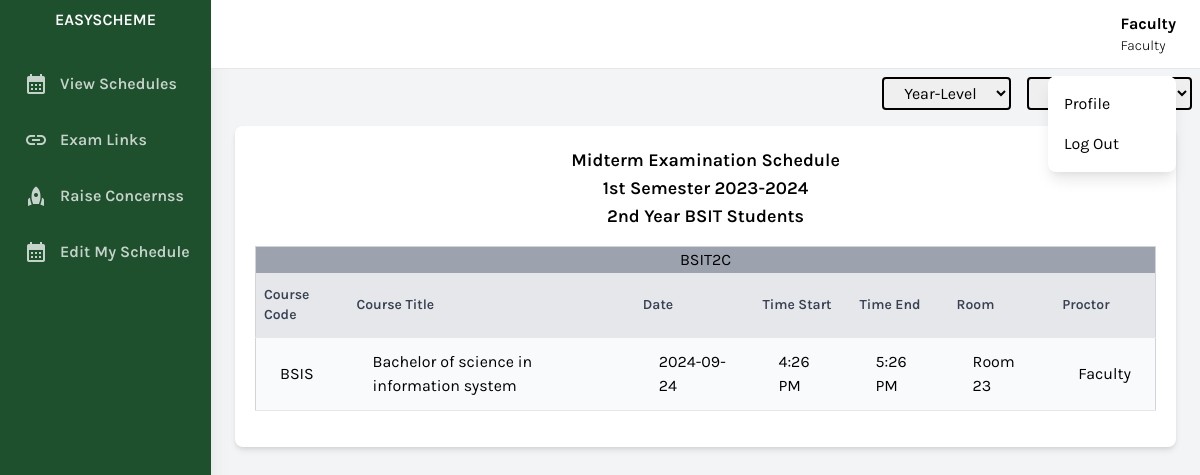
Page /faculty/view-schedule.php (signed in) on the committed database.
### tables this page shows
CREATE TABLE `user` (
  `id` bigint(20) NOT NULL,
  `name` varchar(256) NOT NULL,
  `username` varchar(256) NOT NULL,
  `password` varchar(256) NOT NULL,
  `position` varchar(256) NOT NULL,
  `status` int(11) NOT NULL DEFAULT 0
);

CREATE TABLE `schedule` (
  `id` bigint(20) NOT NULL,
  `semester` varchar(256) NOT NULL,
  `exam_type` varchar(256) NOT NULL,
  `institute` bigint(20) NOT NULL,
  `program` bigint(20) NOT NULL,
  `year_level` varchar(256) NOT NULL,
  `school_year` varchar(256) NOT NULL,
  `status` int(11) NOT NULL DEFAULT 0
);

CREATE TABLE `section` (
  `id` bigint(20) NOT NULL,
  `section` varchar(256) NOT NULL,
  `year_level` varchar(256) NOT NULL,
  `program_id` bigint(20) NOT NULL,
  `status` int(11) NOT NULL DEFAULT 0
);

CREATE TABLE `program_details` (
  `id` bigint(20) NOT NULL,
  `program_name` varchar(256) NOT NULL,
  `institute` bigint(20) NOT NULL,
  `status` int(11) NOT NULL DEFAULT 0
);

CREATE TABLE `course` (
  `id` bigint(20) NOT NULL,
  `title` varchar(256) NOT NULL,
  `program` bigint(20) NOT NULL,
  `code` varchar(256) NOT NULL,
  `designation` varchar(256) NOT NULL,
  `status` int(11) NOT NULL DEFAULT 0
);

CREATE TABLE `schedule_details` (
  `id` bigint(20) NOT NULL,
  `section_id` bigint(20) NOT NULL,
  `course_id` bigint(20) NOT NULL,
  `schedule_id` bigint(20) NOT NULL,
  `date` date NOT NULL,
  `time_start` time NOT NULL,
  `time_end` time NOT NULL,
  `room_id` bigint(20) NOT NULL,
  `proctor_id` bigint(20) NOT NULL,
  `status` int(11) NOT NULL DEFAULT 0
);

CREATE TABLE `room` (
  `id` bigint(20) NOT NULL,
  `room_number` varchar(256) NOT NULL,
  `status` int(11) NOT NULL DEFAULT 0
);

### conn/conn.php (called while the page is built, shortened)
<?php
class DatabaseHandler {
    private $pdo;
    public function __construct() {
        $dbHost = 'localhost';
        $dbPort = '3306';
        $dbName = DBNAME;
        $dbUser = DBUSER;
        $dbPassword = DBPASSWORD;
        try {
            $dsn = "mysql:host=$dbHost;port=$dbPort;dbname=$dbName";
            $this->pdo = new PDO($dsn, $dbUser, $dbPassword);
            $this->pdo->setAttribute(PDO::ATTR_ERRMODE, PDO::ERRMODE_EXCEPTION);
        } catch (PDOException $e) {
            echo "Connection failed: " . $e->getMessage();
        }
    }
    public function getSchedules() {
        try {
            $stmt = $this->pdo->prepare("
                SELECT a.*,b.program_name,b.id as program_id FROM `schedule` as a
                JOIN program_details as b
                ON a.program = b.id AND a.institute = b.institute
                WHERE a.status = 0 AND b.status = 0
            ");
            $stmt->execute();
            $result = $stmt->fetchAll(PDO::FETCH_ASSOC);
            return $result;
        } catch (PDOException $e) {
            echo "Query failed: " . $e->getMessage();
        }
    }
    public function getSectionCourse($section_id) {
        try {
            $stmt = $this->pdo->prepare("
                SELECT b.* FROM section_course as a
                JOIN course as b
                ON a.course_id = b.id
                WHERE a.section_id = $section_id AND a.status = 0 AND b.status = 0
            ");
            $stmt->execute();
            $result = $stmt->fetchAll(PDO::FETCH_ASSOC);
            return $result;
        } catch (PDOException $e) {
            echo "Query failed: " . $e->getMessage();
        }
    }
    public function getAllRowsFromTableWhere($tableName, array $additionalConditions = []) {
        try {
            $whereClause = "status = 0";
            if (!empty($additionalConditions)) {
                $whereClause .= " AND " . implode(' AND ', $additionalConditions);
            }
            $sql = "SELECT * FROM $tableName WHERE $whereClause";
            $stmt = $this->pdo->prepare($sql);
            $stmt->execute();
            $result = $stmt->fetchAll(PDO::FETCH_ASSOC);
            return $result;
        } catch (PDOException $e) {
            echo "Query failed: " . $e->getMessage();
        }
    }
    public function getIdByColumnValue($tableName, $columnName, $columnValue, $idColumnName) {
        try {
            $stmt = $this->pdo->prepare("SELECT $idColumnName FROM $tableName WHERE $columnName = :column_value");
            $stmt->bindParam(':column_value', $columnValue);
            $stmt->execute();
            $result = $stmt->fetch(PDO::FETCH_ASSOC);
            if ($result) {
                return $result[$idColumnName];
            } else {
                return null;
            }
        } catch (PDOException $e) {
            return null;
        }
    }
    public function getschedule_detail_column($requested_column, $section_id, $course_id, $schedule_id) {
        try {
            $allowed_columns = ['schedule_id','section_id','date', 'time_start', 'time_end', 'room_id', 'proctor_id'];
            $stmt = $this->pdo->prepare("SELECT $requested_column FROM schedule_details
                WHERE section_id = :section_id AND course_id = :course_id AND schedule_id = :schedule_id AND status = 0");
            $stmt->bindParam(':section_id', $section_id, PDO::PARAM_INT);
            $stmt->bindParam(':course_id', $course_id, PDO::PARAM_INT);
            $stmt->bindParam(':schedule_id', $schedule_id, PDO::PARAM_INT);
            $stmt->execute();
            $result = $stmt->fetch(PDO::FETCH_ASSOC);
            if ($result) {
                return $result[$requested_column] ?? null;
            } else {
                return null;
            }
        } catch (PDOException $e) {
            error_log("Error retrieving column: " . $e->getMessage());
            return null;
        } catch (InvalidArgumentException $e) {
            error_log($e->getMessage());
            return null;
        }
    }
}
?>

### faculty/view-schedule.php (the view, shortened to what this page needs)
<?php
include 'components/header.php';
?>
<div class="w-full h-screen overflow-x-hidden border-t flex flex-col">
<div class="flex justify-center sm:justify-end">
    <select id="filter-yearlevel" class="border-black m-2 border-2 rounded px-4 py-1">
        <option value="">Year-Level</option>
    </select>
</div>
<?php
$rows = $db->getSchedules();
foreach ($rows as $row) {
    $schedule_id = $row['id'] ?? 'NULL';
    $exam_type = $row['exam_type'] ?? 'NULL';
    $semester = $row['semester'] ?? 'N/a';
    $year_level = ucwords($row['year_level']) ?? 'N/a';
    $school_year = $row['school_year'] ?? 'N/a';
    $program_id = $row['program_id'] ?? 'N/a';
    $where = [
        "year_level = '".$year_level."'",
        "program_id = '".$program_id."'"
    ];
    $fetchSections = $db->getAllRowsFromTableWhere("section", $where);
    if (count($fetchSections) > 0) {
        foreach ($fetchSections as $section_row) {
            $section_id = $section_row['id'];
            $section_program_id = $section_row['program_id'];
            $section_year_level = $section_row['year_level'];
            $section = $section_row['section'] ?? 'N/a';
            $institute_id = $db->getIdByColumnValue("program_details", "id", $section_program_id, "institute");
            $program_name = $db->getIdByColumnValue("program_details", "id", $section_program_id, "program_name");
            echo '
            <main class="w-full schedule_card p-6 pt-2" data-yearlevel="'.$section_year_level.'" data-institute="'.$institute_id.'">
                <div class="w-full">
                    <div class="card bg-white shadow-md rounded-lg p-5">
                        <h2 class="text-lg text-center font-semibold mb-0">'.$exam_type.' Examination Schedule</h2>
                        <h2 class="text-lg text-center font-semibold mb-0">'.ucwords($semester).' '.$school_year.'</h2>
                        <h2 class="text-lg text-center font-semibold mb-0">'.$year_level.' '.strtoupper($program_name).' Students</h2>
                        <div class="overflow-scroll w-full my-4">
                            <div class="table-responsive">
                                <table class="bg-white border border-gray-300 rounded-lg shadow-md min-w-full">
                                    <thead>
                                        <tr>
                                            <td class="text-center bg-gray-400" colspan="7">'.ucwords($section).'</td>
                                        </tr>
                                        <tr>
                                            <th class="py-3 px-2 text-left text-sm font-semibold text-gray-700 bg-gray-200 border-b">Course Code</th>
                                            <th class="py-3 px-2 text-left text-sm font-semibold text-gray-700 bg-gray-200 border-b">Course Title</th>
                                            <th class="py-3 px-2 text-left text-sm font-semibold text-gray-700 bg-gray-200 border-b">Date</th>
                                            <th class="py-3 px-2 text-left text-sm font-semibold text-gray-700 bg-gray-200 border-b">Time Start</th>
                                            <th class="py-3 px-2 text-left text-sm font-semibold text-gray-700 bg-gray-200 border-b">Time End</th>
                                            <th class="py-3 px-2 text-left text-sm font-semibold text-gray-700 bg-gray-200 border-b">Room</th>
                                            <th class="py-3 px-2 text-left text-sm font-semibold text-gray-700 bg-gray-200 border-b">Proctor</th>
                                        </tr>
                                    </thead>
                                    <tbody>';
            $fetchSectionCourse = $db->getSectionCourse($section_id);
            foreach ($fetchSectionCourse as $section_course_row) {
                $code = strtoupper($section_course_row['code']) ?? 'x';
                $course_id = strtoupper($section_course_row['id']) ?? 'x';
                $title = $section_course_row['title'] ?? 'Introduction to Computer Science';
                $date = $db->getschedule_detail_column("date", $section_id, $course_id, $schedule_id) ?? 'Not set';
                $time_start = $db->getschedule_detail_column("time_start", $section_id, $course_id, $schedule_id) ?? 'Not set';
                $time_end = $db->getschedule_detail_column("time_end", $section_id, $course_id, $schedule_id) ?? 'Not set';
                $room_id = $db->getschedule_detail_column("room_id", $section_id, $course_id, $schedule_id) ?? 'Not set';
                $proctor_id = $db->getschedule_detail_column("proctor_id", $section_id, $course_id, $schedule_id) ?? 'Not set';
                $room_name = ucwords($db->getIdByColumnValue("room", "id", $room_id, "room_number") ?? 'Not set');
                $proctor_name = ucwords($db->getIdByColumnValue("user", "id", $proctor_id, "name") ?? 'Not set');
                if ($proctor_id == $_SESSION['id']) {
                    echo '
                    <tr class="bg-gray-50 hover:bg-gray-100 transition-colors">
                        <td class="py-3 px-6 border-b">'.$code.'</td>
                        <td class="py-3 px-6 border-b">'.$title.'</td>
                        <td class="py-3 px-6 border-b">'.$date.'</td>
                        <td class="py-3 px-6 border-b">'.convert24To12Hour($time_start).'</td>
                        <td class="py-3 px-6 border-b">'.convert24To12Hour($time_end).'</td>
                        <td class="py-3 px-6 border-b">'.$room_name.'</td>
                        <td class="py-3 px-6 border-b">'.$proctor_name.'</td>
                    </tr>';
                }
            }
            echo '
                                    </tbody>
                                </table>
                            </div>
                        </div>
                    </div>
                </div>
            </main>';
        }
    }
}
function convert24To12Hour($time24) {
    return date("g:i A", strtotime($time24));
}
?>
<?php include 'components/footer.php'; ?>

### faculty/components/header.php (shortened to what this page needs)
<?php
include '../conn/conn.php';
$db = new DatabaseHandler();
$user_name = ucwords($db->getIdByColumnValue('user', 'id',$_SESSION['id'],'name'));
$user_position = ucwords($db->getIdByColumnValue('user', 'id',$_SESSION['id'],'position'));
?>
<!DOCTYPE html>
<html lang="en">
<head>
    <link href="https://cdnjs.cloudflare.com/ajax/libs/tailwindcss/2.2.19/tailwind.min.css" rel="stylesheet">
</head>
<body class="bg-gray-100 font-family-karla flex">
    <aside class="relative bg-sidebar h-screen w-64 hidden sm:block shadow-xl">
        <div class="p-2  text-center">
            <a href="" class="text-white  font-semibold uppercase hover:text-gray-300">
                        <p>EasyScheme</p>
            </a>
        </div>
        <nav class="text-white text-base font-semibold pt-3 ">
            <a href="view-schedule.php" class="nav-2 flex items-center text-white opacity-75 hover:opacity-100 py-3 m-2 rounded-lg  pl-4 nav-item">
                <i class="material-icons mr-3">calendar_month</i>
                View Schedules
            </a>
            <a href="view-exam-links.php" class="nav-3 flex items-center text-white opacity-75 hover:opacity-100 py-3 m-2 rounded-lg  pl-4 nav-item">
                <i class="material-icons mr-3">link</i>
                Exam Links
            </a>
            <a href="raise-concerns.php" class="nav-4 flex items-center text-white opacity-75 hover:opacity-100 py-3 m-2 rounded-lg  pl-4 nav-item">
                <i class="material-icons mr-3">rocket</i>
               Raise Concernss
            </a>
            <a href="edit-my-schedule.php" class="nav-5 flex items-center text-white opacity-75 hover:opacity-100 py-3 m-2 rounded-lg  pl-4 nav-item">
                <i class="material-icons mr-3">calendar_month</i>
                Edit My Schedule
            </a>
        </nav>
    </aside>
    <div class="relative w-full flex flex-col h-screen overflow-y-hidden">
        <header class="w-full items-center bg-white py-3 px-6 hidden sm:flex">
            <div x-data="{ isOpen: false }" class="relative w-1/2 flex justify-end">
                <div class="grid grid-cols-2 items-center justify-center">
                    <div class="grid " style="cursor:pointer" @click="isOpen = !isOpen">
                        <p class="text-base font-bold"><?=$user_name?></p>
                        <p class="text-sm font-light"><?=$user_position?></p>
                    </div>
                </div>
                <button x-show="isOpen" @click="isOpen = false" class="h-full w-full fixed inset-0 cursor-default"></button>
                <div x-show="isOpen" class="absolute w-32 bg-white rounded-lg shadow-lg py-2 mt-16">
                    <a href="profile.php" class="block px-4 py-2 account-link hover:text-white">Profile</a>
                    <a href="../" class="block px-4 py-2 account-link hover:text-white">Log Out</a>
                </div>
            </div>
        </header>

### faculty/components/footer.php (shortened to what this page needs)
</body>
</html>

### faculty/components/header.php (style rules this page uses)
.font-family-karla { font-family: karla; }
.bg-sidebar { background: #1e502d; }

### rows in the picture
user: name "Faculty", position "Faculty"
schedule: exam_type "Midterm", semester "1st Semester", school_year "2023-2024", year_level "2nd Year"
section: program.program_name "BSIT", section "BSIT2C", id.date "2024-09-24", id.time_start "4:26 PM", id.time_end "5:26 PM", id.room_number "Room 23", id.name "Faculty"
course: code "BSIS", title "Bachelor of science in information system"
